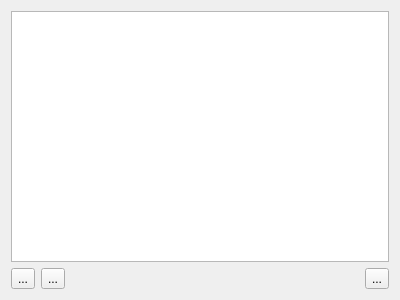
<?xml version="1.0" encoding="UTF-8"?>
<ui version="4.0">
 <class>ProfileManagerWidget</class>
 <widget class="QWidget" name="ProfileManagerWidget">
  <property name="geometry">
   <rect>
    <x>0</x>
    <y>0</y>
    <width>400</width>
    <height>300</height>
   </rect>
  </property>
  <property name="windowTitle">
   <string>Form</string>
  </property>
  <layout class="QVBoxLayout" name="verticalLayout">
   <item>
    <widget class="QListWidget" name="configProfileList"/>
   </item>
   <item>
    <layout class="QHBoxLayout" name="horizontalLayout_3">
     <item>
      <widget class="QToolButton" name="profileAdd">
       <property name="text">
        <string>...</string>
       </property>
       <property name="icon">
        <iconset theme="list-add">
         <normaloff>.</normaloff>.</iconset>
       </property>
      </widget>
     </item>
     <item>
      <widget class="QToolButton" name="profileClone">
       <property name="text">
        <string>...</string>
       </property>
       <property name="icon">
        <iconset theme="edit-copy">
         <normaloff>.</normaloff>.</iconset>
       </property>
      </widget>
     </item>
     <item>
      <spacer name="horizontalSpacer_4">
       <property name="orientation">
        <enum>Qt::Horizontal</enum>
       </property>
       <property name="sizeHint" stdset="0">
        <size>
         <width>40</width>
         <height>20</height>
        </size>
       </property>
      </spacer>
     </item>
     <item>
      <widget class="QToolButton" name="profileDelete">
       <property name="text">
        <string>...</string>
       </property>
       <property name="icon">
        <iconset theme="list-remove">
         <normaloff>.</normaloff>.</iconset>
       </property>
      </widget>
     </item>
    </layout>
   </item>
  </layout>
 </widget>
 <resources/>
 <connections/>
</ui>
